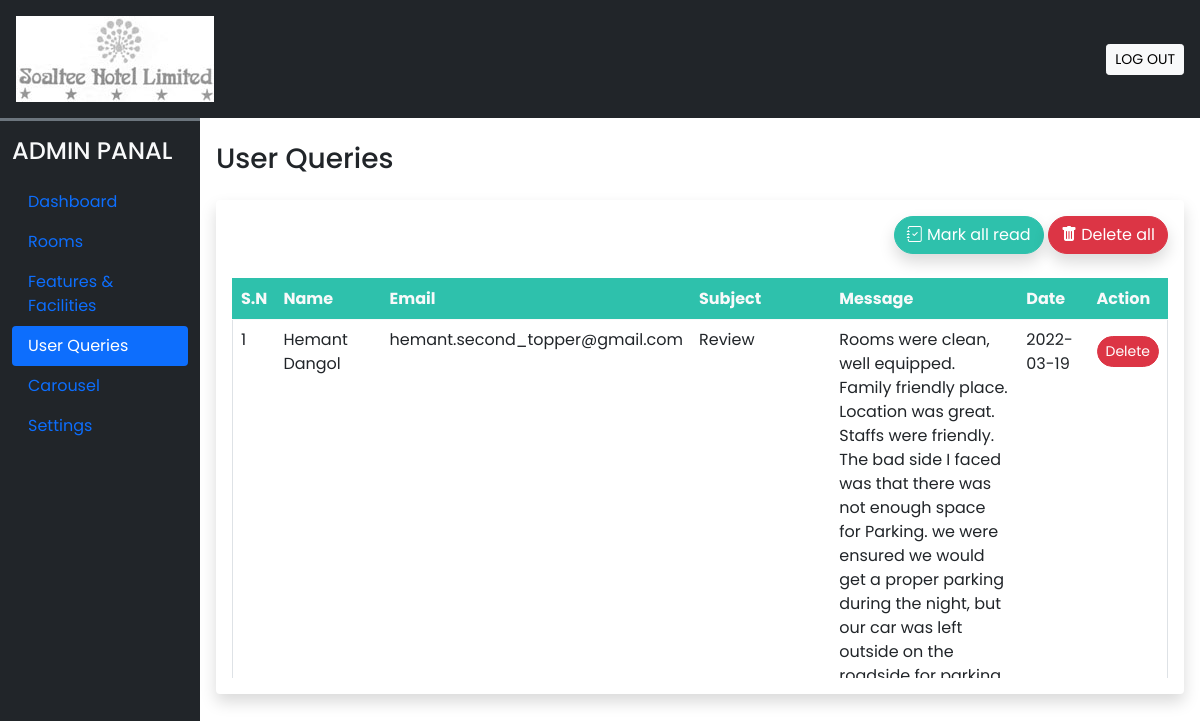
Screenshot of /Admin/user_queries.php (signed in) with the database file from the repository.
### tables this page shows
CREATE TABLE `user_queries` (
  `sr_no` int(11) NOT NULL,
  `name` varchar(50) NOT NULL,
  `email` varchar(200) NOT NULL,
  `subject` varchar(200) NOT NULL,
  `message` varchar(500) NOT NULL,
  `date` date NOT NULL DEFAULT current_timestamp(),
  `seen` tinyint(4) NOT NULL DEFAULT 0
);

### Admin/user_queries.php (the view, shortened to what this page needs)
<!DOCTYPE html>
<html lang="en">
<head>
    <?php require('inc/links.php'); ?>
</head>
<body class="bg-white">
    <?php require('inc/header.php'); ?>
    <div class="container-fluid" id="main-content">
        <div class="row">
            <div class="col-lg-10 ms-auto p-3 overflow-hidden">
                <h3 class="mb-4 mt-2">User Queries</h3>
                <div class="card border-0 shadow mb-4">
                    <div class="card-body">
                    <div class="text-end mb-4">
                        <a href="?seen=all" class="btn custom-bg rounded-pill shadow text-white"><i class="bi bi-journal-check"></i> Mark all read</a>
                        <a href="?del=all" class="btn btn-danger rounded-pill shadow"><i class="bi bi-trash-fill"></i> Delete all</a>
                    </div>
                        <div class="table-responsive-md" style="height: 400px; overflow-y: scroll;">
                            <table class="table table-hover border shadow">
                                <thead class="sticky-top">
                                    <tr class="custom-bg text-light">
                                        <th scope="col">S.N</th>
                                        <th scope="col">Name</th>
                                        <th scope="col" width="20%">Email</th>
                                        <th scope="col" width="15%">Subject</th>
                                        <th scope="col" width="20%">Message</th>
                                        <th scope="col">Date</th>
                                        <th scope="col">Action</th>
                                    </tr>
                                </thead>
                                <tbody>
                                    <?php
                                        $q = "SELECT * FROM `user_queries` ORDER BY `sr_no` DESC";
                                        $data = mysqli_query($conn, $q);
                                        $i = 1;
                                        while ($row = mysqli_fetch_assoc($data))
                                        {
                                            $seen = '';
                                            $seen.= "<a href='?del=$row[sr_no]' class='btn btn-sm rounded-pill btn-danger mt-2'>Delete</a>";
                                            echo <<<query
                                                <tr>
                                                    <td>$i</td>
                                                    <td>$row[name]</td>
                                                    <td>$row[email]</td>
                                                    <td>$row[subject]</td>
                                                    <td>$row[message]</td>
                                                    <td>$row[date]</td>
                                                    <td>$seen</td>
                                                </tr>
                                                query;
                                            $i++;
                                        }
                                    ?>
                                </tbody>
                            </table>
                        </div>
                    </div>
                </div>
            </div>
        </div>
    </div>
</body>
</html>

### Admin/css/style.css (style rules this page uses)
:root { --teal: #2ec1ac; --teal_hover: #279e8c; }
* { font-family: 'Poppins', sans-serif; }
.custom-bg { background-color: var(--teal); border: 1px solid var(--teal); }

### rows the page displays
user_queries: name "Hemant Dangol", email "hemant.second_topper@gmail.com", subject "Review", message "Rooms were clean, well equipped. Family friendly place. Location was great. Staffs were friendly. The bad side I faced was that there was not enough space for Parking. we were ensured we would get a proper parking during the night, but our car was left outside on the…", date "2022-03-19"
